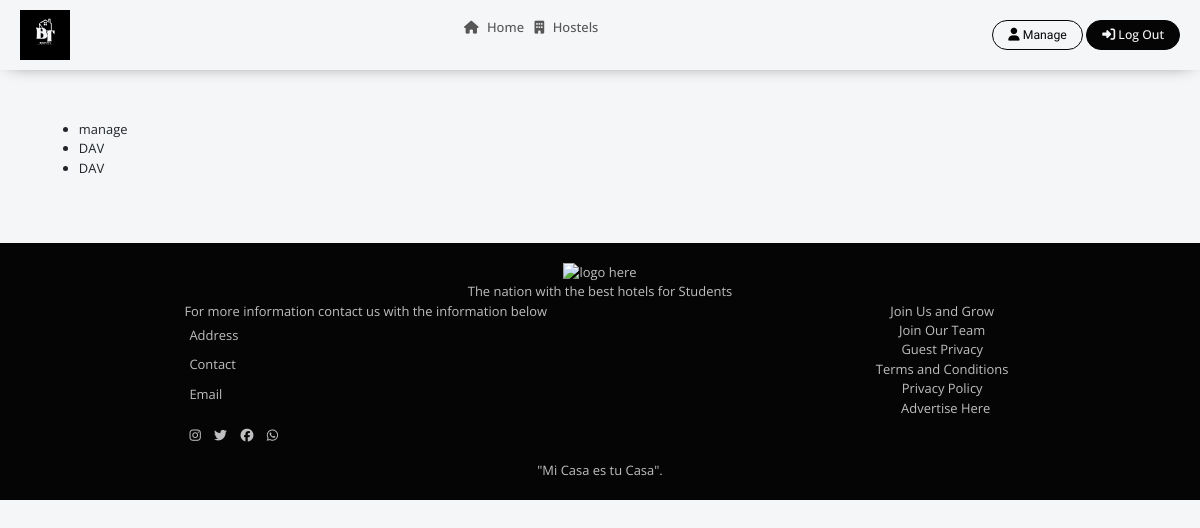
/managers/active_listings/ (signed in), run on an earlier commit of the app's database.
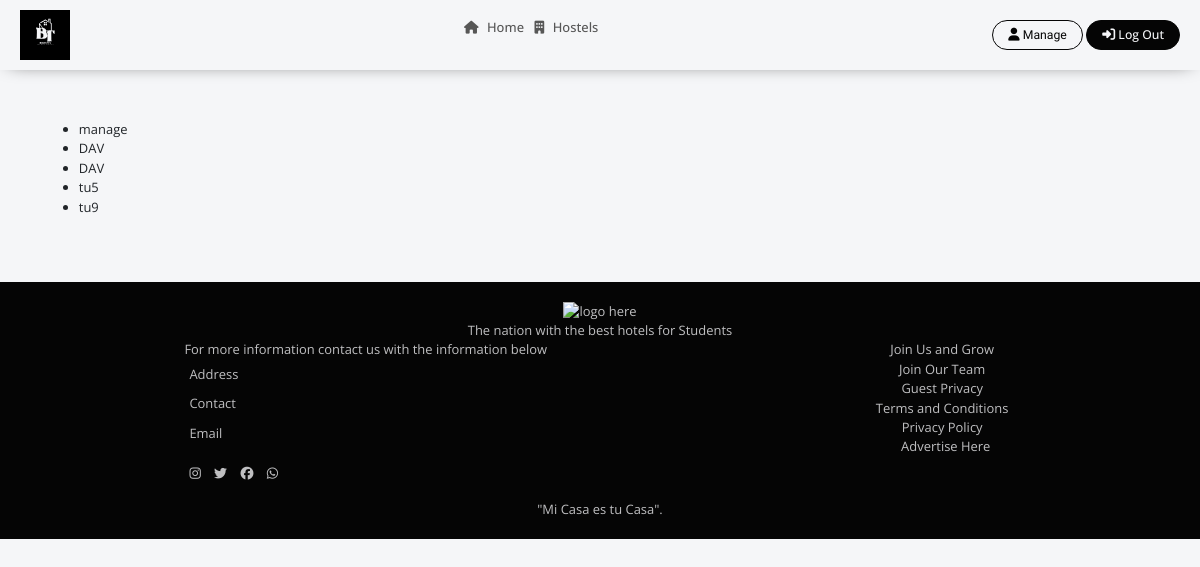
And on a later commit of the database.
### consumers/models.py (models this page shows)
class Consumer(models.Model):
    user = models.ForeignKey(User, on_delete=models.CASCADE, null=True, blank=True)
    room_id = models.IntegerField(blank=True, null=True)
    hostel = models.ForeignKey(Hostel, on_delete=models.CASCADE, null=True, blank=True)
    amount = models.DecimalField(max_digits=255, decimal_places=2, blank=True, null=True)

### managers/views.py (the view)
# urls.py: path('active_listings/', active_listings, name="active_listings"),
def active_listings(request):
    manager = Manager.objects.get(user=request.user)
    consumers = Consumer.objects.filter(hostel__manager=manager).all()
    context = {
        'consumers_list': consumers,
    }
    return render(request, 'manager/active_listings.html', context)

### templates/manager/active_listings.html
{% extends "base.html" %}
{% block content %}
    <ul>
        {% for consumer in consumers_list %}
            <li>{{ consumer.user.username }} </li>
        {% endfor %}
    </ul>
{% endblock content %}

### templates/base.html (shortened to what this page needs)
<html lang="en">
  {% load static %}
  <head>
    <link
      rel="stylesheet"
      href="https://cdn.jsdelivr.net/npm/bootstrap@5.3.2/dist/css/bootstrap.min.css"
    />
    <link rel="stylesheet" href="{% static 'css/base.css' %}" />
    <link
      rel="stylesheet"
      href="https://cdnjs.cloudflare.com/ajax/libs/font-awesome/6.6.0/css/all.min.css"
    />
  </head>
  <body>
    <nav>
      <div class="logo">
        <img src="{% static 'images/logo.svg' %}" alt="Logo Here" height='50px' width='auto'/>
      </div>
      <ul class="list-inline">
        <li class="list-inline-item">
          <a
            href="{% url 'landing_page' %}"
            class="nav-link {% block active %} {% endblock %}"
            ><i class="fa-solid fa-home"></i> Home</a
          >
        </li>
        <li class="list-inline-item">
          <a
            href="{% url 'read_hostels' %}"
            class="nav-link {% block active_hostel %} {% endblock %}"
            ><i class="fa-solid fa-building"></i> Hostels</a
          >
        </li>
      </ul>
      {% if request.user.is_authenticated %}
      <div class='authentication'>
      <button type="button" class="btn1">
        <a href="{% url 'dashboard' %}" class="nav-link" style='font-family: var(--font2); font-weight: 500;'
          ><i class="fa-solid fa-user"></i>  {{ request.user.username|capfirst }} </a
        >
      </button>
      <button type="button" class="btn2">
        <a href="{% url 'user_logout' %}" class="nav-link"
          ><i class="fa-solid fa-sign-in-alt"></i> Log Out</a
        >
      </button>
    </div>
      {% endif %}
    </nav>
    <main>{% block content %} {% endblock content %}</main>
    <footer>
      <div class="logo">
        <img src="#" alt="logo here" />
        <span class="logo-text"
          >The nation with the best hotels for Students</span
        >
      </div>
      <div class="middle-side">
        <div class="first-side">
          <span class="small-heading"
            >For more information contact us with the information below
          </span>
          <ul class="list-inline">
            <li class="list-inline-item">Address</li>
            <li class="list-inline-item">Contact</li>
            <li class="list-inline-item">Email</li>
          </ul>
          <ul class="list-inline">
            <li class="list-inline-item">
              <i class="fa-brands fa-instagram"></i>
            </li>
            <li class="list-inline-item">
              <i class="fa-brands fa-twitter"></i>
            </li>
            <li class="list-inline-item">
              <i class="fa-brands fa-facebook"></i>
            </li>
            <li class="list-inline-item">
              <i class="fa-brands fa-whatsapp"></i>
            </li>
          </ul>
        </div>
        <div class="second-side">
          <ul class="list-inline">
            <li class="list-inline-item">Join Us and Grow</li>
            <li class="list-inline-item">Join Our Team</li>
            <li class="list-inline-item">Guest Privacy</li>
            <li class="list-inline-item">Terms and Conditions</li>
            <li class="list-inline-item">Privacy Policy</li>
            <li class="list-inline-item">Advertise Here</li>
          </ul>
        </div>
      </div>
      <div class="small-quote">"Mi Casa es tu Casa".</div>
    </footer>
  </body>
</html>

### static/css/base.css (style rules this page uses)
body { background: var(--white); display: flex; flex-direction: column; position: absolute; top: 0; left: 0; font-family: var(--font1); overflow-x: hidden; }
nav { width: 100vw; display: flex; flex-direction: row; justify-content: space-between; padding: 10px 20px; box-shadow: 0px 0px 20px -10px var(--blue); align-items: center; }
nav .list-inline .list-inline-item a { font-weight: 500; color: var(--black3); }
nav .list-inline .list-inline-item i { margin-right: 5px; color: var(--black3); }
nav .authentication .btn1 { background: transparent; border: 1px solid var(--blue); color: var(--blue); padding: 5px 15px; border-radius: 15px; font-weight: 500; font-size: 0.85rem; }
nav .authentication .btn2 { background: var(--blue); border: 1px solid var(--blue); color: var(--white); padding: 5px 15px; border-radius: 15px; font-weight: 500; font-size: 0.85rem; }
main { margin: 50px; }
footer { background: var(--blue); padding: 20px; display: flex; flex-direction: column; color: var(--white2); }
footer .logo { display: flex; flex-direction: column; margin: 0 auto; align-items: center; }
footer .middle-side { display: flex; flex-direction: row; justify-content: space-around; }
footer .middle-side .first-side .list-inline .list-inline-item { margin: 5px; }
footer .middle-side .first-side .list-inline:nth-child(2) { display: flex; flex-direction: column; }
footer .middle-side .second-side .list-inline { display: flex; flex-direction: column; text-align: center; }
footer .small-quote { align-self: center; }

### static/css/config.css (style rules this page uses)
:root { --red: #c40e2d; --blue: #050505; --black: #050505; --black2: #333333; --black3: #575757; --green: #2c7a6c; --yellow: #edab18; --white: #f5f6f8; --white2: #bfbfc1; --font: "Playfair Display"; --font1: "Open Sans"; --font2: "Lobster Two"; }
* { scroll-behavior: smooth; }
body { scrollbar-width: thin; scrollbar-color: #c1c1c1 transparent; }
* { font-size: 0.9rem; }

What changed in the data, as far as the page shows it:
added Consumer: user.username "tu5"
added Consumer: user.username "tu9"
